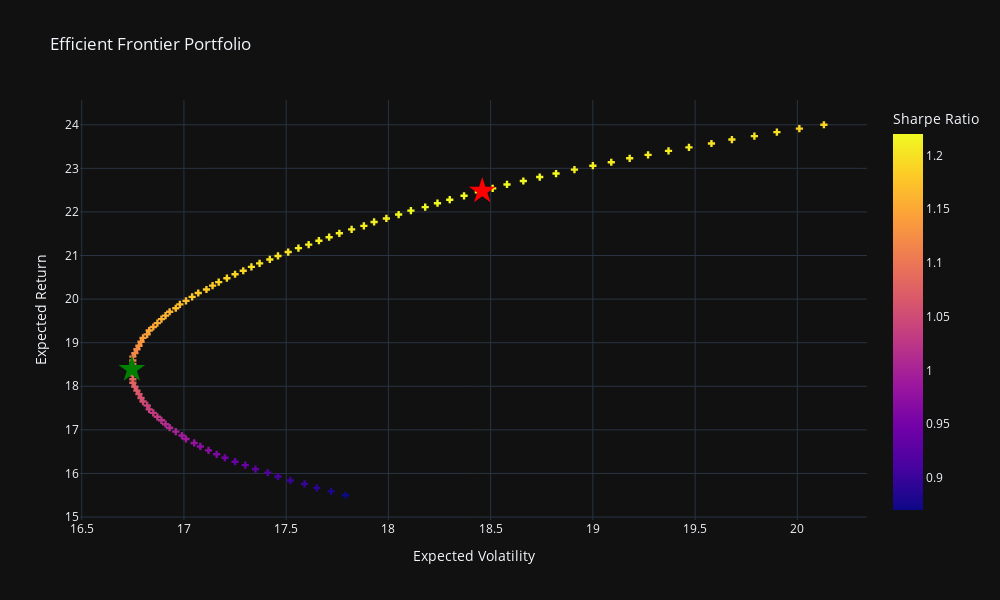

Notebook cell for this chart:
### Code cell
# Plot efficient frontier portfolio
(
    px.scatter(
        efport,
        x="targetvols",
        y="targetrets",
        color="targetsharpe",
        labels={
            "targetrets": "Expected Return",
            "targetvols": "Expected Volatility",
            "targetsharpe": "Sharpe Ratio",
        },
        title="Efficient Frontier Portfolio",
    )
    .update_traces(mode="markers", marker=dict(symbol="cross"))
    .add_scatter(
        # Plot maximum sharpe portfolio
        mode="markers",
        x=[100 * portfolio_stats(opt_sharpe["x"])[1]],
        y=[100 * portfolio_stats(opt_sharpe["x"])[0]],
        marker=dict(color="red", size=20, symbol="star"),
        name="Max Sharpe",
    )
    .update(layout_showlegend=False)
    .add_scatter(
        # Plot minimum variance portfolio
        mode="markers",
        x=[100 * portfolio_stats(opt_var["x"])[1]],
        y=[100 * portfolio_stats(opt_var["x"])[0]],
        marker=dict(color="green", size=20, symbol="star"),
        name="Min Variance",
    )
    .update(layout_showlegend=False)
    .update_xaxes(showspikes=True)
    .update_yaxes(showspikes=True)
)

### Figure 1 — Plotly figure (JSON) as saved in the notebook; plotly's stock layout.template omitted (floating-point values rounded to 4 significant figures)
{"data": [{"hovertemplate": "Expected Volatility=%{x}<br>Expected Return=%{y}<br>Sharpe Ratio=%{marker.color}<extra></extra>", "legendgroup": "", "marker": {"color": [0.87, 0.88, 0.89, 0.9, 0.9, 0.91, 0.92, 0.93, 0.94, 0.94, 0.95, 0.96, 0.97, 0.97, 0.98, 0.99, 0.99, 1, 1.01, 1.01, 1.02, 1.03, 1.03, 1.04, 1.04, 1.05, 1.06, 1.06, 1.07, 1.07, 1.08, 1.08, 1.09, 1.09, 1.1, 1.1, 1.11, 1.11, 1.12, 1.12, 1.13, 1.13, 1.14, 1.14, 1.15, 1.15, 1.15, 1.16, 1.16, 1.16, 1.17, 1.17, 1.17, 1.18, 1.18, 1.18, 1.18, 1.19, 1.19, 1.19, 1.19, 1.2, 1.2, 1.2, 1.2, 1.2, 1.21, 1.21, 1.21, 1.21, 1.21, 1.21, 1.21, 1.21, 1.21, 1.22, 1.22, 1.22, 1.22, 1.22, 1.22, 1.22, 1.22, 1.22, 1.22, 1.22, 1.22, 1.21, 1.21, 1.21, 1.21, 1.21, 1.21, 1.21, 1.2, 1.2, 1.2, 1.2, 1.19, 1.19], "coloraxis": "coloraxis", "symbol": "cross"}, "mode": "markers", "name": "", "orientation": "v", "showlegend": false, "type": "scatter", "x": [17.79, 17.72, 17.65, 17.59, 17.52, 17.46, 17.41, 17.35, 17.3, 17.25, 17.2, 17.16, 17.12, 17.08, 17.05, 17.01, 16.99, 16.96, 16.93, 16.91, 16.89, 16.87, 16.85, 16.83, 16.82, 16.8, 16.79, 16.78, 16.77, 16.76, 16.75, 16.75, 16.75, 16.75, 16.75, 16.75, 16.75, 16.75, 16.76, 16.77, 16.78, 16.79, 16.8, 16.82, 16.83, 16.85, 16.87, 16.89, 16.91, 16.93, 16.96, 16.98, 17.01, 17.04, 17.07, 17.11, 17.14, 17.17, 17.21, 17.25, 17.29, 17.33, 17.37, 17.42, 17.46, 17.51, 17.56, 17.61, 17.66, 17.71, 17.76, 17.82, 17.88, 17.93, 17.99, 18.05, 18.11, 18.18, 18.24, 18.3, 18.37, 18.44, 18.51, 18.58, 18.66, 18.74, 18.82, 18.91, 19, 19.09, 19.18, 19.27, 19.37, 19.47, 19.58, 19.68, 19.79, 19.9, 20.01, 20.13], "xaxis": "x", "y": [15.5, 15.59, 15.67, 15.76, 15.84, 15.93, 16.02, 16.1, 16.19, 16.27, 16.36, 16.44, 16.53, 16.62, 16.7, 16.79, 16.87, 16.96, 17.05, 17.13, 17.22, 17.3, 17.39, 17.47, 17.56, 17.65, 17.73, 17.82, 17.9, 17.99, 18.08, 18.16, 18.25, 18.33, 18.42, 18.51, 18.59, 18.68, 18.76, 18.85, 18.93, 19.02, 19.11, 19.19, 19.28, 19.36, 19.45, 19.54, 19.62, 19.71, 19.79, 19.88, 19.96, 20.05, 20.14, 20.22, 20.31, 20.39, 20.48, 20.57, 20.65, 20.74, 20.82, 20.91, 20.99, 21.08, 21.17, 21.25, 21.34, 21.42, 21.51, 21.6, 21.68, 21.77, 21.85, 21.94, 22.03, 22.11, 22.2, 22.28, 22.37, 22.45, 22.54, 22.63, 22.71, 22.8, 22.88, 22.97, 23.06, 23.14, 23.23, 23.31, 23.4, 23.48, 23.57, 23.66, 23.74, 23.83, 23.91, 24], "yaxis": "y"}, {"marker": {"color": "red", "size": 20, "symbol": "star"}, "mode": "markers", "name": "Max Sharpe", "type": "scatter", "x": [18.46], "y": [22.48]}, {"marker": {"color": "green", "size": 20, "symbol": "star"}, "mode": "markers", "name": "Min Variance", "type": "scatter", "x": [16.75], "y": [18.39]}], "layout": {"coloraxis": {"colorbar": {"title": {"text": "Sharpe Ratio"}}, "colorscale": [[0, "#0d0887"], [0.1111, "#46039f"], [0.2222, "#7201a8"], [0.3333, "#9c179e"], [0.4444, "#bd3786"], [0.5556, "#d8576b"], [0.6667, "#ed7953"], [0.7778, "#fb9f3a"], [0.8889, "#fdca26"], [1, "#f0f921"]]}, "height": 600, "legend": {"tracegroupgap": 0}, "showlegend": false, "title": {"text": "Efficient Frontier Portfolio"}, "width": 1000, "xaxis": {"anchor": "y", "autorange": true, "domain": [0, 1], "range": [16.49, 20.34], "showspikes": true, "title": {"text": "Expected Volatility"}, "type": "linear"}, "yaxis": {"anchor": "x", "autorange": true, "domain": [0, 1], "range": [14.93, 24.57], "showspikes": true, "title": {"text": "Expected Return"}, "type": "linear"}}}
